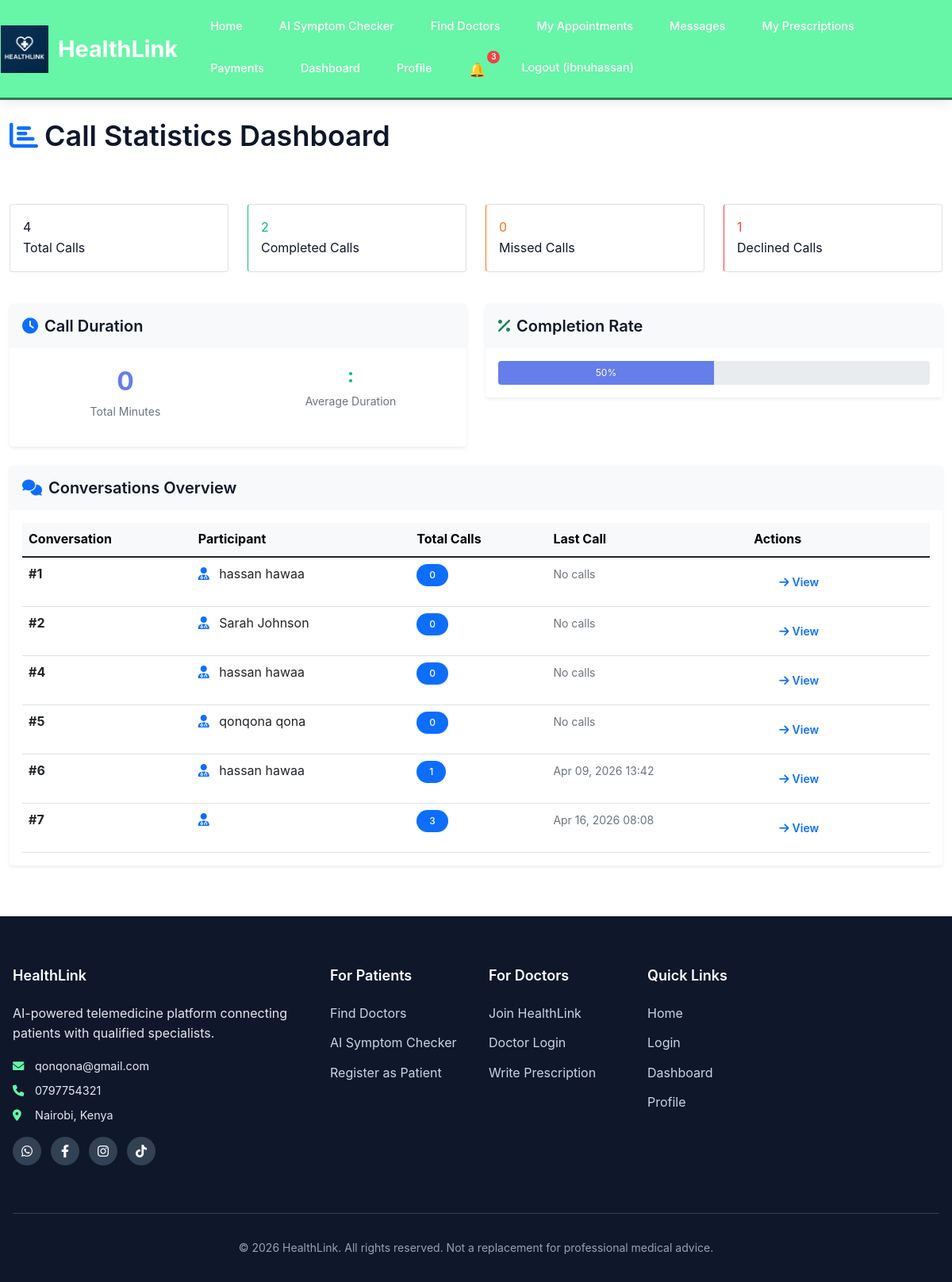
Screenshot of /messaging/call/stats/dashboard/ (signed in) with the database file from the repository.
### users/models.py (models this page shows, shortened)
class CustomUser(AbstractUser):
    USER_TYPE_CHOICES = (
        ('patient', 'Patient'),
        ('doctor', 'Doctor'),
        ('admin', 'Admin'),
    )
    user_type = models.CharField(max_length=10, choices=USER_TYPE_CHOICES, default='patient')
    phone_number = models.CharField(max_length=15, blank=True)
    date_of_birth = models.DateField(null=True, blank=True)
    groups = models.ManyToManyField(
        'auth.Group',
        verbose_name='groups',
        blank=True,
        help_text='The groups this user belongs to.',
        related_name='customuser_set',
        related_query_name='user',
    )
    user_permissions = models.ManyToManyField(
        'auth.Permission',
        verbose_name='user permissions',
        blank=True,
        help_text='Specific permissions for this user.',
        related_name='customuser_set',
        related_query_name='user',
    )

### messaging/models.py (models this page shows, shortened)
class Conversation(models.Model):
    patient = models.ForeignKey(User, on_delete=models.CASCADE, related_name='patient_conversations')
    doctor = models.ForeignKey(User, on_delete=models.CASCADE, related_name='doctor_conversations')
    appointment = models.ForeignKey(Appointment, on_delete=models.CASCADE, null=True, blank=True)
    created_at = models.DateTimeField(auto_now_add=True)
    updated_at = models.DateTimeField(auto_now=True)
    class Meta:
        unique_together = ['patient', 'doctor', 'appointment']

class VideoCall(models.Model):
    STATUS_CHOICES = [
        ('initiated', 'Initiated'),
        ('ringing', 'Ringing'),
        ('ongoing', 'Ongoing'),
        ('ended', 'Ended'),
        ('missed', 'Missed'),
        ('declined', 'Declined'),
    ]
    room_id = models.CharField(max_length=100, unique=True, editable=False)
    vonage_session_id = models.CharField(max_length=255, null=True, blank=True, db_index=True)
    conversation = models.ForeignKey(Conversation, on_delete=models.CASCADE, related_name='video_calls')
    caller = models.ForeignKey(User, on_delete=models.CASCADE, related_name='calls_made')
    receiver = models.ForeignKey(User, on_delete=models.CASCADE, related_name='calls_received')
    status = models.CharField(max_length=20, choices=STATUS_CHOICES, default='initiated')
    started_at = models.DateTimeField(auto_now_add=True)
    answered_at = models.DateTimeField(null=True, blank=True)
    ended_at = models.DateTimeField(null=True, blank=True)
    caller_peer_id = models.CharField(max_length=100, null=True, blank=True)
    receiver_peer_id = models.CharField(max_length=100, null=True, blank=True)
    caller_offer = models.TextField(null=True, blank=True)  # SDP offer from caller
    receiver_answer = models.TextField(null=True, blank=True)  # SDP answer from receiver
    caller_ice_candidates = models.TextField(null=True, blank=True)  # JSON array of ICE candidates
    receiver_ice_candidates = models.TextField(null=True, blank=True)  # JSON array of ICE candidates
    recording_enabled = models.BooleanField(default=False)  # Whether call was recorded
    recording_url = models.URLField(null=True, blank=True)  # URL to recorded call (if available)
    duration = models.PositiveIntegerField(default=0)
    class Meta:
        ordering = ['-started_at']

### messaging/views.py (the view)
# urls.py: path('call/stats/dashboard/', views.call_statistics_dashboard, name='call_stats_dashboard'),
@login_required
def call_statistics_dashboard(request):
    if request.user.user_type == 'patient':
        conversations = Conversation.objects.filter(patient=request.user)
    elif request.user.user_type == 'doctor':
        conversations = Conversation.objects.filter(doctor=request.user)
    else:
        conversations = Conversation.objects.none()
    from django.db.models import Count, Q
    all_calls = VideoCall.objects.filter(
        Q(caller=request.user) | Q(receiver=request.user)
    )
    stats = {
        'total_calls': all_calls.count(),
        'completed_calls': all_calls.filter(status__in=['ended', 'ongoing']).count(),
        'missed_calls': all_calls.filter(status='missed').count(),
        'declined_calls': all_calls.filter(status='declined').count(),
    }
    total_seconds = sum([call.duration for call in all_calls.filter(status__in=['ended', 'ongoing'])])
    stats['total_minutes'] = total_seconds // 60
    return render(request, 'messaging/call_statistics.html', {
        'conversations': conversations,
        'stats': stats
    })

### templates/messaging/call_statistics.html (shortened to what this page needs)
{% extends 'base.html' %}
{% load static %}
{% block content %}
<div class="container-fluid mt-4">
    <div class="row mb-4">
        <div class="col-md-12">
            <div class="d-flex justify-content-between align-items-center mb-4">
                <h2>
                    <i class="fas fa-chart-bar me-2 text-primary"></i>Call Statistics Dashboard
                </h2>
            </div>
        </div>
    </div>
    <div class="row mb-4">
        <div class="col-md-3 mb-3">
            <div class="card stat-card">
                <div class="card-body">
                    <div class="stat-number">{{ stats.total_calls }}</div>
                    <div class="stat-label">Total Calls</div>
                </div>
            </div>
        </div>
        <div class="col-md-3 mb-3">
            <div class="card stat-card" style="border-left-color: #10b981;">
                <div class="card-body">
                    <div class="stat-number" style="color: #10b981;">{{ stats.completed_calls }}</div>
                    <div class="stat-label">Completed Calls</div>
                </div>
            </div>
        </div>
        <div class="col-md-3 mb-3">
            <div class="card stat-card" style="border-left-color: #f97316;">
                <div class="card-body">
                    <div class="stat-number" style="color: #f97316;">{{ stats.missed_calls }}</div>
                    <div class="stat-label">Missed Calls</div>
                </div>
            </div>
        </div>
        <div class="col-md-3 mb-3">
            <div class="card stat-card" style="border-left-color: #ef4444;">
                <div class="card-body">
                    <div class="stat-number" style="color: #ef4444;">{{ stats.declined_calls }}</div>
                    <div class="stat-label">Declined Calls</div>
                </div>
            </div>
        </div>
    </div>
    <div class="row mb-4">
        <div class="col-md-6">
            <div class="card border-0 shadow-sm">
                <div class="card-header bg-light border-0 py-3">
                    <h5 class="mb-0">
                        <i class="fas fa-clock me-2 text-primary"></i>Call Duration
                    </h5>
                </div>
                <div class="card-body">
                    <div class="row">
                        <div class="col-6 text-center pb-3">
                            <div style="font-size: 2rem; font-weight: bold; color: #667eea;">
                                {{ stats.total_minutes }}
                            </div>
                            <small class="text-muted">Total Minutes</small>
                        </div>
                        <div class="col-6 text-center pb-3 border-left">
                            {% if stats.completed_calls > 0 %}
                                <div style="font-size: 1.5rem; font-weight: bold; color: #10b981;">
                                    {{ avg_minutes }}:{{ avg_seconds|stringformat:"02d" }}
                                </div>
                                <small class="text-muted">Average Duration</small>
                            {% else %}
                                <div style="font-size: 1.5rem; font-weight: bold; color: #6b7280;">
                                    —
                                </div>
                                <small class="text-muted">No calls completed</small>
                            {% endif %}
                        </div>
                    </div>
                </div>
            </div>
        </div>
        <div class="col-md-6">
            <div class="card border-0 shadow-sm">
                <div class="card-header bg-light border-0 py-3">
                    <h5 class="mb-0">
                        <i class="fas fa-percent me-2 text-success"></i>Completion Rate
                    </h5>
                </div>
                <div class="card-body">
                    <div class="d-flex align-items-center">
                        <div style="flex: 1;">
                            {% if stats.total_calls > 0 %}
                                {% widthratio stats.completed_calls stats.total_calls 100 as completion_rate %}
                                <div class="progress" style="height: 30px;">
                                    <div class="progress-bar" role="progressbar"
                                         style="width: {{ completion_rate }}%; background: #667eea;"
                                         aria-valuenow="{{ completion_rate }}" aria-valuemin="0" aria-valuemax="100">
                                        {{ completion_rate }}%
                                    </div>
                                </div>
                            {% else %}
                                <div class="text-muted text-center py-3">No calls yet</div>
                            {% endif %}
                        </div>
                    </div>
                </div>
            </div>
        </div>
    </div>
    <div class="row">
        <div class="col-md-12">
            <div class="card border-0 shadow-sm">
                <div class="card-header bg-light border-0 py-3">
                    <h5 class="mb-0">
                        <i class="fas fa-comments me-2 text-primary"></i>Conversations Overview
                    </h5>
                </div>
                {% if conversations %}
                <div class="card-body">
                    <div class="table-responsive">
                        <table class="table table-hover mb-0">
                            <thead class="table-light">
                                <tr>
                                    <th>Conversation</th>
                                    <th>Participant</th>
                                    <th>Total Calls</th>
                                    <th>Last Call</th>
                                    <th>Actions</th>
                                </tr>
                            </thead>
                            <tbody>
                                {% for conversation in conversations %}
                                <tr>
                                    <td>
                                        <strong>#{{ conversation.id }}</strong>
                                    </td>
                                    <td>
                                        {% if request.user.user_type == 'patient' %}
                                            <i class="fas fa-user-md me-2 text-primary"></i>
                                            {{ conversation.doctor.get_full_name }}
                                        {% else %}
                                            <i class="fas fa-user me-2 text-info"></i>
                                            {{ conversation.patient.get_full_name }}
                                        {% endif %}
                                    </td>
                                    <td>
                                        <span class="badge bg-primary">
                                            {{ conversation.video_calls.count }}
                                        </span>
                                    </td>
                                    <td>
                                        {% with last_call=conversation.video_calls.first %}
                                            {% if last_call %}
                                                <small class="text-muted">
                                                    {{ last_call.started_at|date:"M d, Y H:i" }}
                                                </small>
                                            {% else %}
                                                <small class="text-muted">No calls</small>
                                            {% endif %}
                                        {% endwith %}
                                    </td>
                                    <td>
                                        <a href="{% url 'messaging:conversation_detail' conversation.id %}"
                                           class="btn btn-sm btn-outline-primary">
                                            <i class="fas fa-arrow-right me-1"></i>View
                                        </a>
                                    </td>
                                </tr>
                                {% endfor %}
                            </tbody>
                        </table>
                    </div>
                </div>
                {% else %}
                <div class="card-body text-center py-5">
                    <i class="fas fa-inbox fa-3x text-muted mb-3 opacity-50"></i>
                    <p class="text-muted">No conversations yet</p>
                </div>
                {% endif %}
            </div>
        </div>
    </div>
</div>
{% endblock %}

### templates/includes/_header.html (shortened to what this page needs)
{% load static %}
<nav class="navbar">
    <div class="nav-container">
        <a href="{% url 'home' %}" class="nav-brand">
            <img src="{% static 'images/logo.png' %}" alt="HealthLink Logo" class="nav-logo">
            HealthLink
        </a>
        <ul class="nav-menu" id="navMenu">
            <li><a href="{% url 'home' %}" class="nav-link">Home</a></li>
            {% if user.is_authenticated %}
                {% if user.user_type == 'patient' %}
                    <li><a href="{% url 'triage:triage' %}" class="nav-link">AI Symptom Checker</a></li>
                    <li><a href="{% url 'appointments:doctor_list' %}" class="nav-link">Find Doctors</a></li>
                    <li><a href="{% url 'appointments:my_appointments' %}" class="nav-link">My Appointments</a></li>
                    <li><a href="{% url 'messaging:conversation_list' %}" class="nav-link">Messages</a></li>
                    <li><a href="{% url 'prescriptions:my_prescriptions' %}" class="nav-link">My Prescriptions</a></li>
                    <li><a href="{% url 'payments:payment_history' %}" class="nav-link">Payments</a></li>
                {% endif %}
                <li><a href="{% url 'dashboard' %}" class="nav-link">Dashboard</a></li>
                <li><a href="{% url 'profile' %}" class="nav-link">Profile</a></li>
                <li class="notification-nav-item">
                    <a href="{% url 'notifications:notification_list' %}" class="nav-link notification-link">
                        <span class="notification-bell">🔔</span>
                        <span class="notification-badge" id="notificationBadge" style="display: none;">0</span>
                    </a>
                </li>
                <li>
                    <form method="post" action="{% url 'logout' %}" style="display: inline; margin: 0;">
                        <button type="submit" class="nav-link" style="background: none; border: none; cursor: pointer;">
                            Logout ({{ user.username }})
                        </button>
                    </form>
                </li>
            {% endif %}
        </ul>
    </div>
</nav>

### rows the page displays
CustomUser: username "ibnuhassan"
Conversation: id "1", doctor.get_full_name "hassan hawaa", video_calls.count "0", shows "No calls"
Conversation: id "2", doctor.get_full_name "Sarah Johnson", video_calls.count "0", shows "No calls"
Conversation: id "4", doctor.get_full_name "hassan hawaa", video_calls.count "0", shows "No calls"
Conversation: id "5", doctor.get_full_name "qonqona qona", video_calls.count "0", shows "No calls"
Conversation: id "6", doctor.get_full_name "hassan hawaa", video_calls.count "1", video_calls.first.started_at "Apr 09, 2026 13:42"
Conversation: id "7", video_calls.count "3", video_calls.first.started_at "Apr 16, 2026 08:08"

### other values shown
{{ stats.total_calls }} "4"
{{ stats.completed_calls }} "2"
{{ stats.missed_calls }} "0"
{{ stats.declined_calls }} "1"
{{ stats.total_minutes }} "0"
{{ completion_rate }} "50"
